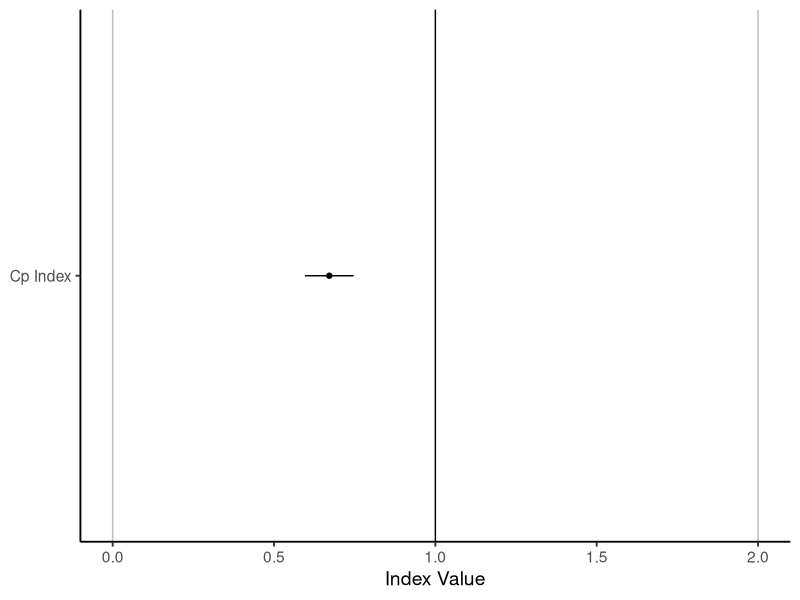

The R source for this figure:
# slides_recitation_6_ci.R ---------------------------------------------------
# Feeds: Recitation 6 slides 6 and 8 (Why Confidence Intervals? / Z-scores).
# Run from the repo root:  Rscript functions/slides_recitation_6_ci.R
# Data: workshops/onsen.csv (onsen water temperature, 8 subgroups of 20).
# Output: prints the z-score tibble, saves docs-v3/images/slides/recitation-6/gen_cp_ci.png
library(dplyr)
library(readr)
library(ggplot2)

water = read_csv("workshops/onsen.csv", show_col_types = FALSE)

# Capability Index (for centered, normal data)
cp = function(sigma_s, upper, lower){ abs(upper - lower) / (6*sigma_s) }

# Subgroup statistics (as in the chapter)
stat = water %>%
  group_by(time) %>%
  summarize(xbar = mean(temp), sd = sd(temp), n_w = n()) %>%
  summarize(
    xbbar = mean(xbar),
    sigma_s = sqrt(mean(sd^2)),
    n = sum(n_w),
    n_w = unique(n_w),
    k = n())

# Slide 8: the z-score confidence interval for Cp
bands = stat %>%
  summarize(
    # index
    estimate = cp(sigma_s = sigma_s, lower = 42, upper = 50),
    # Get our extra quantities of interest
    v_short = k*(n_w - 1), # get degrees of freedom
    # Get standard error for cp
    se = estimate * sqrt(1 / (2*v_short)),
    # Get z score
    z = qnorm(0.975), # get position of 97.5th percentile in normal distribution
    # Get upper and lower confidence interval!
    lower = estimate - z * se,
    upper = estimate + z * se)
print(bands)

# Slide 6: the chart
mychart = bands %>%
  ggplot(mapping = aes(x = "Cp Index", y = estimate,
                       ymin = lower, ymax = upper)) +
  # Get draw us some benchmarks to make our chart meaningful
  geom_hline(yintercept = c(0,1,2), color = c("grey", "black", "grey")) +
  # Draw the points!
  geom_point() +
  geom_linerange() +
  # Add theming
  theme_classic(base_size = 14) +
  coord_flip() +
  labs(y = "Index Value", x = NULL)

out = "docs-v3/images/slides/recitation-6/gen_cp_ci.png"
ggsave(out, plot = mychart, width = 6, height = 3, dpi = 150)
